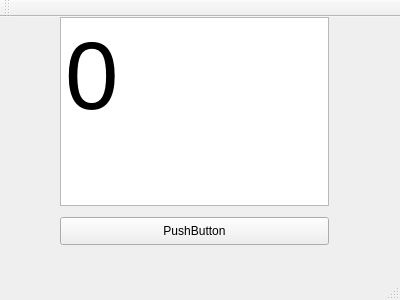
<?xml version="1.0" encoding="UTF-8"?>
<ui version="4.0">
 <class>MainWindow</class>
 <widget class="QMainWindow" name="MainWindow">
  <property name="geometry">
   <rect>
    <x>0</x>
    <y>0</y>
    <width>400</width>
    <height>300</height>
   </rect>
  </property>
  <property name="windowTitle">
   <string>MainWindow</string>
  </property>
  <widget class="QWidget" name="centralWidget">
   <widget class="QPushButton" name="pushButton">
    <property name="geometry">
     <rect>
      <x>60</x>
      <y>200</y>
      <width>269</width>
      <height>28</height>
     </rect>
    </property>
    <property name="text">
     <string>PushButton</string>
    </property>
   </widget>
   <widget class="QTextEdit" name="textEdit">
    <property name="geometry">
     <rect>
      <x>60</x>
      <y>0</y>
      <width>269</width>
      <height>189</height>
     </rect>
    </property>
    <property name="html">
     <string>&lt;!DOCTYPE HTML PUBLIC &quot;-//W3C//DTD HTML 4.0//EN&quot; &quot;http://www.w3.org/TR/REC-html40/strict.dtd&quot;&gt;
&lt;html&gt;&lt;head&gt;&lt;meta name=&quot;qrichtext&quot; content=&quot;1&quot; /&gt;&lt;style type=&quot;text/css&quot;&gt;
p, li { white-space: pre-wrap; }
&lt;/style&gt;&lt;/head&gt;&lt;body style=&quot; font-family:'SimSun'; font-size:9pt; font-weight:400; font-style:normal;&quot;&gt;
&lt;p style=&quot; margin-top:0px; margin-bottom:0px; margin-left:0px; margin-right:0px; -qt-block-indent:0; text-indent:0px;&quot;&gt;&lt;span style=&quot; font-size:72pt;&quot;&gt;0&lt;/span&gt;&lt;/p&gt;&lt;/body&gt;&lt;/html&gt;</string>
    </property>
   </widget>
  </widget>
  <widget class="QMenuBar" name="menuBar">
   <property name="geometry">
    <rect>
     <x>0</x>
     <y>0</y>
     <width>400</width>
     <height>26</height>
    </rect>
   </property>
  </widget>
  <widget class="QToolBar" name="mainToolBar">
   <attribute name="toolBarArea">
    <enum>TopToolBarArea</enum>
   </attribute>
   <attribute name="toolBarBreak">
    <bool>false</bool>
   </attribute>
  </widget>
  <widget class="QStatusBar" name="statusBar"/>
  <action name="actiontest111">
   <property name="text">
    <string>test111</string>
   </property>
  </action>
 </widget>
 <layoutdefault spacing="6" margin="11"/>
 <resources/>
 <connections>
  <connection>
   <sender>pushButton</sender>
   <signal>clicked()</signal>
   <receiver>textEdit</receiver>
   <slot>clear()</slot>
   <hints>
    <hint type="sourcelabel">
     <x>194</x>
     <y>253</y>
    </hint>
    <hint type="destinationlabel">
     <x>194</x>
     <y>134</y>
    </hint>
   </hints>
  </connection>
 </connections>
</ui>
